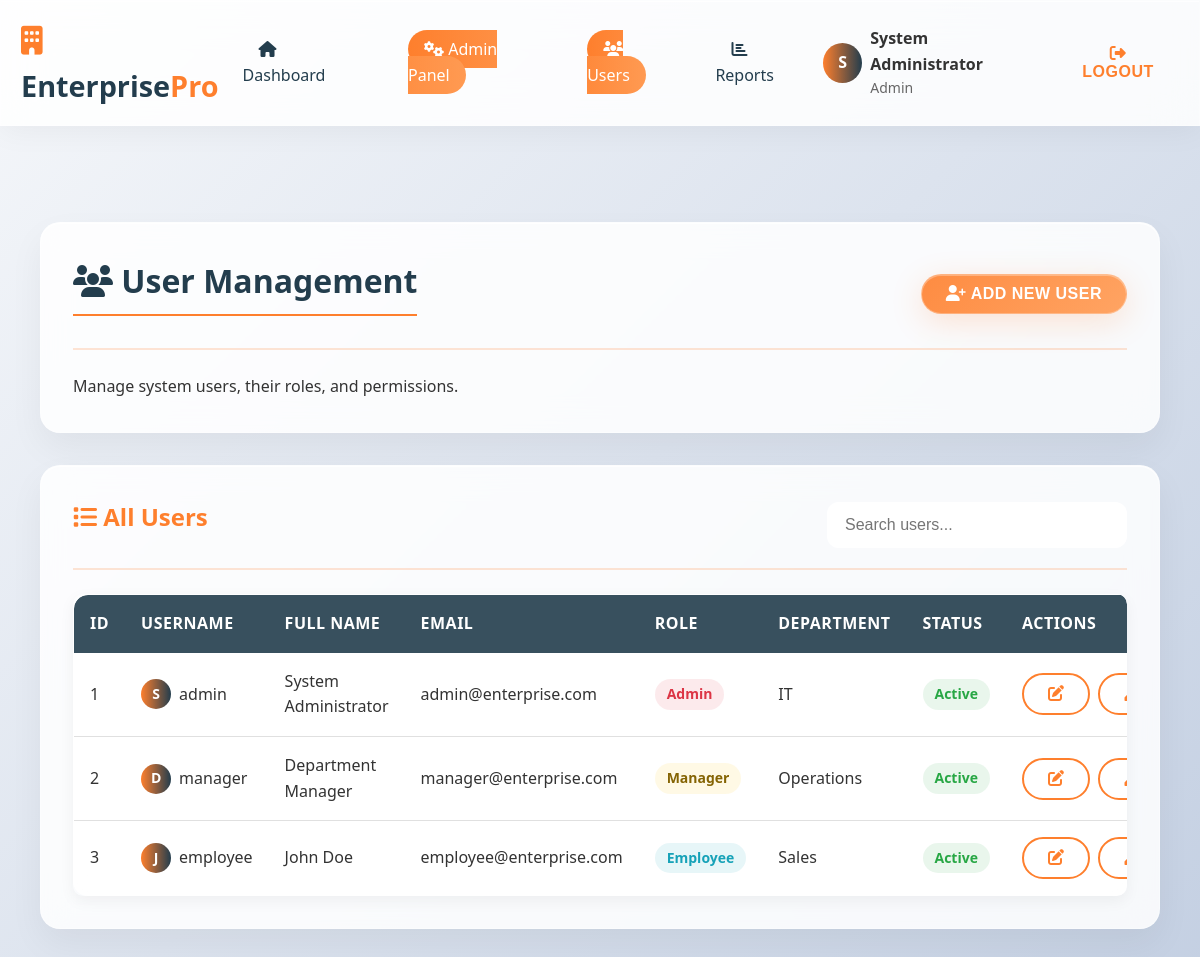
The page /modules/admin/users.php (signed in) on the database its author committed.
### tables this page shows
CREATE TABLE users (
    id INT PRIMARY KEY AUTO_INCREMENT,
    username VARCHAR(50) UNIQUE NOT NULL,
    password VARCHAR(255) NOT NULL,
    email VARCHAR(100) UNIQUE NOT NULL,
    full_name VARCHAR(100) NOT NULL,
    role ENUM('admin', 'manager', 'employee') NOT NULL,
    department VARCHAR(50),
    position VARCHAR(50),
    hire_date DATE,
    profile_image VARCHAR(255),
    status ENUM('active', 'inactive', 'suspended') DEFAULT 'active',
    created_at TIMESTAMP DEFAULT CURRENT_TIMESTAMP,
    last_login TIMESTAMP NULL
);

### includes/security.php (called while the page is built, shortened)
<?php
class Security {
    public static function escapeOutput($data) {
        return htmlspecialchars($data, ENT_QUOTES | ENT_HTML5, 'UTF-8');
    }
}
?>

### modules/admin/users.php (the view, shortened to what this page needs)
<?php
require_once '../../includes/security.php';
$db = Database::getInstance()->getConnection();
$stmt = $db->prepare("SELECT * FROM users ORDER BY created_at DESC");
$stmt->execute();
$users = $stmt->fetchAll();
?>
<!DOCTYPE html>
<html lang="en">
<head>
    <link rel="stylesheet" href="../../css/style.css">
    <link rel="stylesheet" href="../../css/glass.css">
    <link rel="stylesheet" href="https://cdnjs.cloudflare.com/ajax/libs/font-awesome/6.4.0/css/all.min.css">
</head>
<body>
    <?php include '../../includes/header.php'; ?>
    <main class="dashboard">
        <div class="container">
            <div class="card glass-card fade-in" style="margin-top: 2rem;">
                <div class="card-header">
                    <h2><i class="fas fa-users"></i> User Management</h2>
                    <button class="btn btn-primary glass-button" onclick="showUserModal('create')">
                        <i class="fas fa-user-plus"></i> Add New User
                    </button>
                </div>
                <p>Manage system users, their roles, and permissions.</p>
            </div>
            <div class="card glass-card fade-in">
                <div class="card-header">
                    <h3><i class="fas fa-list"></i> All Users</h3>
                    <div class="table-search-container">
                        <input type="text" id="userSearch" class="form-control glass-input" placeholder="Search users...">
                    </div>
                </div>
                <div class="table-container">
                    <table class="table glass-table" id="usersTable">
                        <thead>
                            <tr>
                                <th>ID</th>
                                <th>Username</th>
                                <th>Full Name</th>
                                <th>Email</th>
                                <th>Role</th>
                                <th>Department</th>
                                <th>Status</th>
                                <th>Actions</th>
                            </tr>
                        </thead>
                        <tbody>
                            <?php foreach ($users as $user): ?>
                                <tr>
                                    <td><?php echo $user['id']; ?></td>
                                    <td>
                                        <div class="user-cell">
                                            <div class="user-avatar-small" style="background: linear-gradient(90deg, #fe7f2d, #233d4d);">
                                                <?php echo strtoupper(substr($user['full_name'], 0, 1)); ?>
                                            </div>
                                            <span><?php echo Security::escapeOutput($user['username']); ?></span>
                                        </div>
                                    </td>
                                    <td><?php echo Security::escapeOutput($user['full_name']); ?></td>
                                    <td><?php echo Security::escapeOutput($user['email']); ?></td>
                                    <td>
                                        <span class="badge <?php
                                            echo $user['role'] === 'admin' ? 'badge-danger' :
                                                 ($user['role'] === 'manager' ? 'badge-warning' : 'badge-info');
                                        ?>">
                                            <?php echo ucfirst($user['role']); ?>
                                        </span>
                                    </td>
                                    <td><?php echo Security::escapeOutput($user['department'] ?? 'N/A'); ?></td>
                                    <td>
                                        <span class="badge <?php
                                            echo $user['status'] === 'active' ? 'badge-success' :
                                                 ($user['status'] === 'inactive' ? 'badge-warning' : 'badge-danger');
                                        ?>">
                                            <?php echo ucfirst($user['status']); ?>
                                        </span>
                                    </td>
                                    <td>
                                        <div class="table-actions">
                                            <button class="btn btn-outline btn-sm"
                                                    onclick="showUserModal('edit', <?php echo $user['id']; ?>)"
                                                    title="Edit User">
                                                <i class="fas fa-edit"></i>
                                            </button>
                                            <button class="btn btn-outline btn-sm"
                                                    onclick="resetPassword(<?php echo $user['id']; ?>, '<?php echo $user['username']; ?>')"
                                                    title="Reset Password">
                                                <i class="fas fa-key"></i>
                                            </button>
                                        </div>
                                    </td>
                                </tr>
                            <?php endforeach; ?>
                        </tbody>
                    </table>
                </div>
            </div>
        </div>
    </main>
</body>
</html>

### css/style.css (style rules this page uses)
* { margin: 0; padding: 0; box-sizing: border-box; }
:root { --primary-color: #fe7f2d; --secondary-color: #233d4d; --dark-grey: #333333; --light-grey: #f5f5f5; --medium-grey: #666666; --text-color: #333333; --text-light: #ffffff; --success-color: #28a745; --warning-color: #ffc107; --danger-color: #dc3545; --info-color: #17a2b8; }
body { font-family: 'Segoe UI', Tahoma, Geneva, Verdana, sans-serif; line-height: 1.6; color: var(--text-color); background: linear-gradient(135deg, #f5f7fa 0%, #c3cfe2 100%); min-height: 100vh; }
.container { max-width: 1200px; margin: 0 auto; padding: 0 20px; }
h1, h2, h3, h4, h5, h6 { color: var(--secondary-color); font-weight: 600; margin-bottom: 1rem; }
h2 { font-size: 2rem; border-bottom: 2px solid var(--primary-color); padding-bottom: 0.5rem; }
h3 { font-size: 1.5rem; color: var(--primary-color); }
.btn { display: inline-block; padding: 10px 24px; border: none; border-radius: 50px; font-size: 16px; font-weight: 600; cursor: pointer; transition: all 0.3s ease; text-align: center; text-transform: uppercase; letter-spacing: 0.5px; }
.btn-primary { background: linear-gradient(90deg, var(--primary-color), #ff9a52); color: white; }
.btn-outline { background: transparent; border: 2px solid var(--primary-color); color: var(--primary-color); }
.form-control { width: 100%; padding: 12px 16px; border: 2px solid #e0e0e0; border-radius: 10px; font-size: 16px; transition: all 0.3s ease; background: rgba(255, 255, 255, 0.9); }
.card { background: rgba(255, 255, 255, 0.85); border-radius: 20px; padding: 2rem; margin-bottom: 2rem; box-shadow: 0 10px 30px rgba(0, 0, 0, 0.08); transition: transform 0.3s ease, box-shadow 0.3s ease; backdrop-filter: blur(10px); border: 1px solid rgba(255, 255, 255, 0.2); }
.card-header { display: flex; justify-content: space-between; align-items: center; margin-bottom: 1.5rem; padding-bottom: 1rem; border-bottom: 2px solid rgba(254, 127, 45, 0.2); }
.dashboard { padding: 2rem 0; }
.table-container { overflow-x: auto; border-radius: 10px; box-shadow: 0 5px 15px rgba(0, 0, 0, 0.05); }
.table { width: 100%; border-collapse: collapse; background: white; }
.table th { background: linear-gradient(90deg, var(--secondary-color), #2a4b5e); color: white; padding: 1rem; text-align: left; font-weight: 600; text-transform: uppercase; letter-spacing: 0.5px; }
.table td { padding: 1rem; border-bottom: 1px solid #e0e0e0; }
.table-actions { display: flex; gap: 0.5rem; }
.badge { display: inline-block; padding: 4px 12px; border-radius: 50px; font-size: 0.875rem; font-weight: 600; }
.badge-success { background: rgba(40, 167, 69, 0.1); color: var(--success-color); }
.badge-warning { background: rgba(255, 193, 7, 0.1); color: #856404; }
.badge-danger { background: rgba(220, 53, 69, 0.1); color: var(--danger-color); }
.badge-info { background: rgba(23, 162, 184, 0.1); color: var(--info-color); }
.fade-in { animation: fadeIn 0.5s ease-out; }

### css/glass.css (style rules this page uses)
.glass-card { background: rgba(255, 255, 255, 0.85); backdrop-filter: blur(15px); -webkit-backdrop-filter: blur(15px); border-radius: 20px; border: 1px solid rgba(255, 255, 255, 0.3); box-shadow: 0 15px 35px rgba(0, 0, 0, 0.05), inset 0 1px 0 rgba(255, 255, 255, 0.8); transition: all 0.3s ease; }
.glass-input { background: rgba(255, 255, 255, 0.9); backdrop-filter: blur(5px); -webkit-backdrop-filter: blur(5px); border: 2px solid rgba(255, 255, 255, 0.5); border-radius: 12px; transition: all 0.3s ease; }
.glass-button { background: linear-gradient( 135deg, rgba(254, 127, 45, 0.9), rgba(255, 154, 82, 0.9) ); backdrop-filter: blur(10px); -webkit-backdrop-filter: blur(10px); border: 1px solid rgba(255, 255, 255, 0.3); border-radius: 50px; color: white; box-shadow: 0 8px 32px rgba(254, 127, 45, 0.2), inset 0 1px 0 rgba(255, 255, 255, 0.3); transition: all 0.3s ease; }
.glass-table { background: rgba(255, 255, 255, 0.9); backdrop-filter: blur(10px); -webkit-backdrop-filter: blur(10px); border-radius: 15px; overflow: hidden; border: 1px solid rgba(255, 255, 255, 0.3); }
.glass-table th { background: rgba(35, 61, 77, 0.9); backdrop-filter: blur(10px); color: white; }

### modules/admin/users.php (style rules this page uses)
.user-cell { display: flex; align-items: center; gap: 0.5rem; }
.user-avatar-small { width: 30px; height: 30px; border-radius: 50%; display: flex; align-items: center; justify-content: center; color: white; font-weight: 600; font-size: 0.875rem; }
.table-search-container { width: 300px; }

### rows shown on the page
users: id "1", full_name "S", username "admin", full_name "System Administrator", email "admin@enterprise.com", role "Admin", department "IT", status "Active"
users: id "2", full_name "D", username "manager", full_name "Department Manager", email "manager@enterprise.com", role "Manager", department "Operations", status "Active"
users: id "3", full_name "J", username "employee", full_name "John Doe", email "employee@enterprise.com", role "Employee", department "Sales", status "Active"

### other values the page prints
substr($full_name, 0, 1) "S"
Security::escapeOutput($full_name) "System Administrator"
$user_role "Admin"
